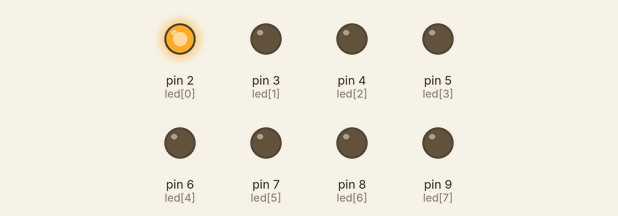
Bench run of a sketch on a simulated Arduino Uno, built with avr-gcc and run on an emulated ATmega328P. On the bench: output pins drawn as LEDs (lit = HIGH).

Above: at 0.02 s.
At 0.32 s:
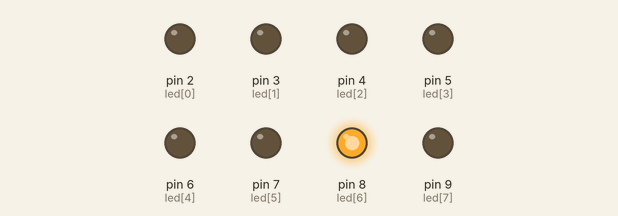
At 0.72 s:
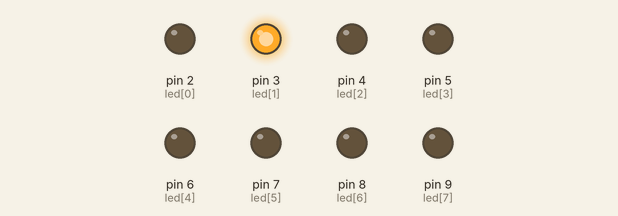
At 1.42 s:
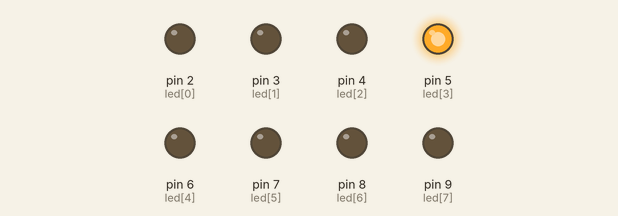
At 2.12 s:
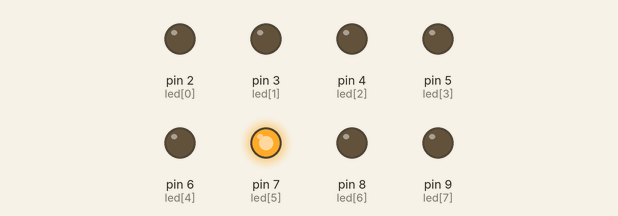
At 2.8 s:
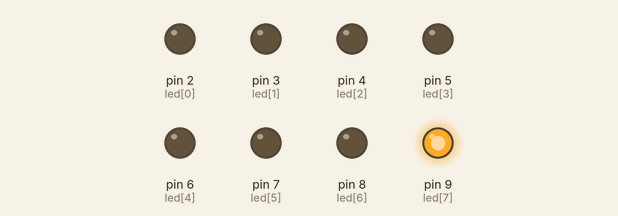
Timing chart, 0 to 3.1 s (numbered marks = the images above):
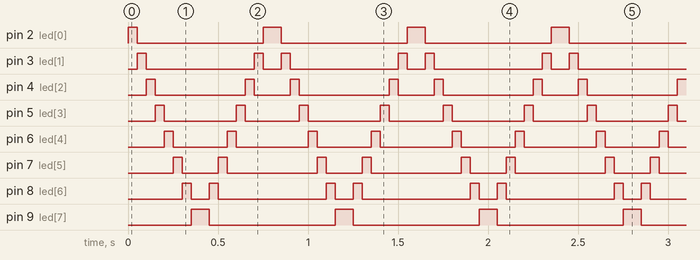

The sketch:

flasher-8-bit.ino
```cpp
// https://www.youtube.com/watch?v=188hO4R7eN0
int led[] = {2,3,4,5,6,7,8,9};
int n = 8; // number of leds
int delayTime = 50;

void setup() {
  for(int i=0; i<n; i++)
    pinMode(led[i], OUTPUT);
}

void loop() {
  for(int i=0; i<n; i++){
    digitalWrite(led[i], HIGH);
    delay(delayTime);
    digitalWrite(led[i], LOW);
  }
  for(int j=n-1; j>-1; j--){
    digitalWrite(led[j], HIGH);
    delay(delayTime);
    digitalWrite(led[j], LOW);
  }
}
```

Measured:
- by itself, pin 2 (led[0]), pin 9 (led[7]): alternates HIGH for 0.10 s and LOW for 0.70 s
- by itself, pin 3 (led[1]): repeats every 0.80 s: LOW 0.60 s, HIGH 0.05 s, LOW 0.10 s, HIGH 0.05 s
- by itself, pin 4 (led[2]): repeats every 0.80 s: LOW 0.50 s, HIGH 0.05 s, LOW 0.20 s, HIGH 0.05 s
- by itself, pin 5 (led[3]): repeats every 0.80 s: LOW 0.40 s, HIGH 0.05 s, LOW 0.30 s, HIGH 0.05 s
- by itself, pin 6 (led[4]): repeats every 0.80 s: LOW 0.30 s, HIGH 0.05 s, LOW 0.40 s, HIGH 0.05 s
- by itself, pin 7 (led[5]): repeats every 0.80 s: LOW 0.20 s, HIGH 0.05 s, LOW 0.50 s, HIGH 0.05 s
- by itself, pin 8 (led[6]): repeats every 0.80 s: LOW 0.10 s, HIGH 0.05 s, LOW 0.60 s, HIGH 0.05 s
